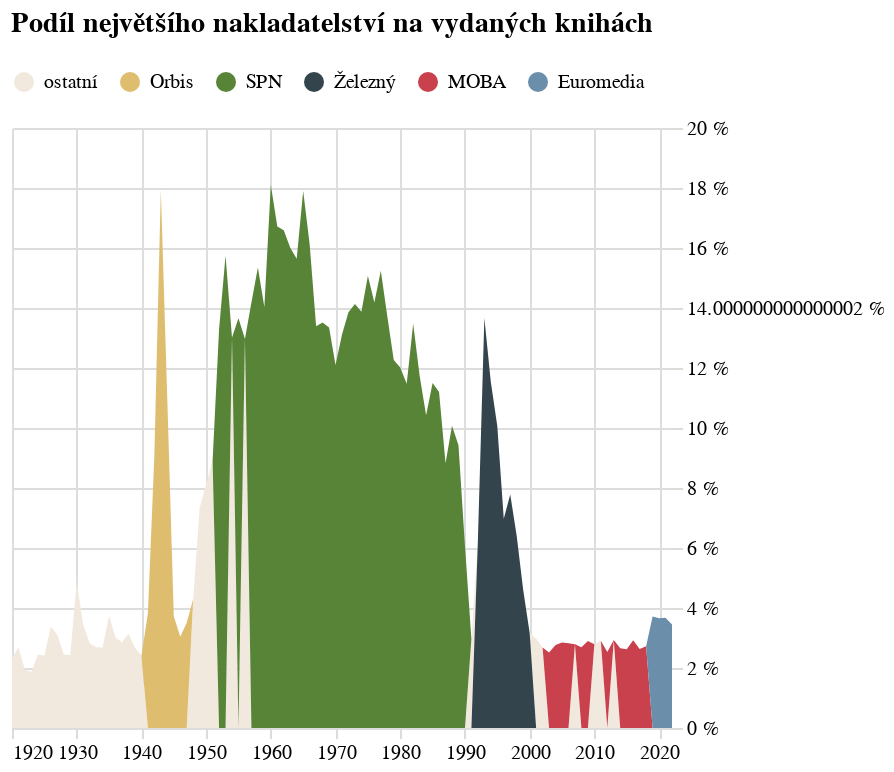

Notebook cell for this chart:
### Code cell
graf_nejvesi = alt.Chart(result, title={'text': titulek2}, width=330).mark_area(width=3).encode(
    alt.X("rok:T", 
          title=None,
          axis=alt.Axis(domainOpacity=0, tickColor='#DCDDD6')
    ),
    alt.Y('podíl:Q', 
          axis=alt.Axis(domainOpacity=0, tickColor='#DCDDD6', orient='right', labelExpr="datum.label * 100 + ' %'"), 
          title=None
    ),
    alt.Color("nakladatel:N", 
              scale=alt.Scale(range=['#F2E9DE', '#DFBD6E', '#588438', '#33444C', '#C8414D', '#6B8EAA']), ## '# ['#a7ddd6','#001f80','#e6e6e4','#e5db00','#e49996','#9cc002']), 
              title=None,
               sort=razeni,
              legend=alt.Legend(orient="top")
    )).configure_view(stroke='transparent')

graf_nejvesi

### Figure 1 — Vega-Lite specification as saved in the notebook (floating-point values rounded to 4 significant figures)
{"config": {"title": {"font": "Noticia Text", "fontSize": 14, "anchor": "start", "fontWeight": "bolder", "subtitleFont": "Noticia Text", "subtitleFontSize": 12, "subtitleFontWeight": "lighter", "subtitlePadding": 12, "dy": -12}, "axis": {"labelFont": "Asap", "titleFont": "Asap", "fontWeight": "lighter", "titleFontWeight": "lighter", "labelFontSize": 10, "titleFontSize": 10, "labelPadding": 2, "titlePadding": 10}, "legend": {"labelFont": "Asap", "labelFontWeight": "normal", "titleFont": "Asap", "titleFontWeight": "normal", "labelFontSize": 10, "titleFontSize": 10}, "view": {"stroke": "transparent"}}, "data": {"name": "data-134c66186c1f41b4d0949048c308bc87"}, "mark": {"type": "area", "width": 3}, "encoding": {"color": {"field": "nakladatel", "legend": {"orient": "top"}, "scale": {"range": ["#F2E9DE", "#DFBD6E", "#588438", "#33444C", "#C8414D", "#6B8EAA"]}, "sort": ["ostatní", "Orbis", "SPN", "Železný", "MOBA", "Euromedia"], "title": null, "type": "nominal"}, "x": {"axis": {"domainOpacity": 0, "tickColor": "#DCDDD6"}, "field": "rok", "title": null, "type": "temporal"}, "y": {"axis": {"domainOpacity": 0, "labelExpr": "datum.label * 100 + ' %'", "orient": "right", "tickColor": "#DCDDD6"}, "field": "podíl", "title": null, "type": "quantitative"}}, "title": {"text": "Podíl největšího nakladatelství na vydaných knihách"}, "width": 330, "$schema": "https://vega.github.io/schema/vega-lite/v5.8.0.json", "datasets": {"data-134c66186c1f41b4d0949048c308bc87": [{"nakladatel": "ostatní", "rok": "1920-01-01T00:00:00", "knih": 92, "celkem": 3938, "podíl": 0.02336}, {"nakladatel": "ostatní", "rok": "1921-01-01T00:00:00", "knih": 93, "celkem": 3465, "podíl": 0.02684}, {"nakladatel": "ostatní", "rok": "1922-01-01T00:00:00", "knih": 75, "celkem": 3856, "podíl": 0.01945}, {"nakladatel": "ostatní", "rok": "1923-01-01T00:00:00", "knih": 72, "celkem": 3847, "podíl": 0.01872}, {"nakladatel": "ostatní", "rok": "1924-01-01T00:00:00", "knih": 104, "celkem": 4245, "podíl": 0.0245}, {"nakladatel": "ostatní", "rok": "1925-01-01T00:00:00", "knih": 112, "celkem": 4646, "podíl": 0.02411}, {"nakladatel": "ostatní", "rok": "1926-01-01T00:00:00", "knih": 140, "celkem": 4150, "podíl": 0.03373}, {"nakladatel": "ostatní", "rok": "1927-01-01T00:00:00", "knih": 123, "celkem": 3954, "podíl": 0.03111}, {"nakladatel": "ostatní", "rok": "1928-01-01T00:00:00", "knih": 103, "celkem": 4207, "podíl": 0.02448}, {"nakladatel": "ostatní", "rok": "1929-01-01T00:00:00", "knih": 103, "celkem": 4240, "podíl": 0.02429}, {"nakladatel": "ostatní", "rok": "1930-01-01T00:00:00", "knih": 237, "celkem": 4853, "podíl": 0.04884}, {"nakladatel": "ostatní", "rok": "1931-01-01T00:00:00", "knih": 147, "celkem": 4274, "podíl": 0.03439}, {"nakladatel": "ostatní", "rok": "1932-01-01T00:00:00", "knih": 112, "celkem": 3963, "podíl": 0.02826}, {"nakladatel": "ostatní", "rok": "1933-01-01T00:00:00", "knih": 107, "celkem": 3970, "podíl": 0.02695}, {"nakladatel": "ostatní", "rok": "1934-01-01T00:00:00", "knih": 109, "celkem": 4068, "podíl": 0.02679}, {"nakladatel": "ostatní", "rok": "1935-01-01T00:00:00", "knih": 162, "celkem": 4335, "podíl": 0.03737}, {"nakladatel": "ostatní", "rok": "1936-01-01T00:00:00", "knih": 149, "celkem": 4935, "podíl": 0.03019}, {"nakladatel": "ostatní", "rok": "1937-01-01T00:00:00", "knih": 146, "celkem": 5128, "podíl": 0.02847}, {"nakladatel": "ostatní", "rok": "1938-01-01T00:00:00", "knih": 136, "celkem": 4334, "podíl": 0.03138}, {"nakladatel": "ostatní", "rok": "1939-01-01T00:00:00", "knih": 92, "celkem": 3432, "podíl": 0.02681}, {"nakladatel": "ostatní", "rok": "1940-01-01T00:00:00", "knih": 107, "celkem": 4443, "podíl": 0.02408}, {"nakladatel": "Orbis", "rok": "1941-01-01T00:00:00", "knih": 161, "celkem": 4214, "podíl": 0.03821}, {"nakladatel": "Orbis", "rok": "1942-01-01T00:00:00", "knih": 204, "celkem": 2244, "podíl": 0.09091}, {"nakladatel": "Orbis", "rok": "1943-01-01T00:00:00", "knih": 332, "celkem": 1850, "podíl": 0.1795}, {"nakladatel": "Orbis", "rok": "1944-01-01T00:00:00", "knih": 240, "celkem": 2187, "podíl": 0.1097}, {"nakladatel": "Orbis", "rok": "1945-01-01T00:00:00", "knih": 85, "celkem": 2281, "podíl": 0.03726}, {"nakladatel": "Orbis", "rok": "1946-01-01T00:00:00", "knih": 143, "celkem": 4701, "podíl": 0.03042}, {"nakladatel": "Orbis", "rok": "1947-01-01T00:00:00", "knih": 180, "celkem": 5127, "podíl": 0.03511}, {"nakladatel": "ostatní", "rok": "1948-01-01T00:00:00", "knih": 189, "celkem": 4407, "podíl": 0.04289}, {"nakladatel": "ostatní", "rok": "1949-01-01T00:00:00", "knih": 209, "celkem": 2847, "podíl": 0.07341}, {"nakladatel": "ostatní", "rok": "1950-01-01T00:00:00", "knih": 237, "celkem": 2916, "podíl": 0.08128}, {"nakladatel": "ostatní", "rok": "1951-01-01T00:00:00", "knih": 301, "celkem": 3381, "podíl": 0.08903}, {"nakladatel": "SPN", "rok": "1952-01-01T00:00:00", "knih": 439, "celkem": 3304, "podíl": 0.1329}, {"nakladatel": "SPN", "rok": "1953-01-01T00:00:00", "knih": 605, "celkem": 3842, "podíl": 0.1575}, {"nakladatel": "ostatní", "rok": "1954-01-01T00:00:00", "knih": 517, "celkem": 3971, "podíl": 0.1302}, {"nakladatel": "SPN", "rok": "1955-01-01T00:00:00", "knih": 510, "celkem": 3733, "podíl": 0.1366}, {"nakladatel": "ostatní", "rok": "1956-01-01T00:00:00", "knih": 499, "celkem": 3849, "podíl": 0.1296}, {"nakladatel": "SPN", "rok": "1957-01-01T00:00:00", "knih": 518, "celkem": 3652, "podíl": 0.1418}, {"nakladatel": "SPN", "rok": "1958-01-01T00:00:00", "knih": 605, "celkem": 3941, "podíl": 0.1535}, {"nakladatel": "SPN", "rok": "1959-01-01T00:00:00", "knih": 586, "celkem": 4175, "podíl": 0.1404}, {"nakladatel": "SPN", "rok": "1960-01-01T00:00:00", "knih": 782, "celkem": 4321, "podíl": 0.181}, {"nakladatel": "SPN", "rok": "1961-01-01T00:00:00", "knih": 727, "celkem": 4349, "podíl": 0.1672}, {"nakladatel": "SPN", "rok": "1962-01-01T00:00:00", "knih": 687, "celkem": 4140, "podíl": 0.1659}, {"nakladatel": "SPN", "rok": "1963-01-01T00:00:00", "knih": 697, "celkem": 4355, "podíl": 0.16}, {"nakladatel": "SPN", "rok": "1964-01-01T00:00:00", "knih": 655, "celkem": 4188, "podíl": 0.1564}, {"nakladatel": "SPN", "rok": "1965-01-01T00:00:00", "knih": 684, "celkem": 3821, "podíl": 0.179}, {"nakladatel": "SPN", "rok": "1966-01-01T00:00:00", "knih": 635, "celkem": 3939, "podíl": 0.1612}, {"nakladatel": "SPN", "rok": "1967-01-01T00:00:00", "knih": 509, "celkem": 3800, "podíl": 0.1339}, {"nakladatel": "SPN", "rok": "1968-01-01T00:00:00", "knih": 522, "celkem": 3861, "podíl": 0.1352}, {"nakladatel": "SPN", "rok": "1969-01-01T00:00:00", "knih": 515, "celkem": 3857, "podíl": 0.1335}, {"nakladatel": "SPN", "rok": "1970-01-01T00:00:00", "knih": 499, "celkem": 4123, "podíl": 0.121}, {"nakladatel": "SPN", "rok": "1971-01-01T00:00:00", "knih": 530, "celkem": 4041, "podíl": 0.1312}, {"nakladatel": "SPN", "rok": "1972-01-01T00:00:00", "knih": 547, "celkem": 3946, "podíl": 0.1386}, {"nakladatel": "SPN", "rok": "1973-01-01T00:00:00", "knih": 554, "celkem": 3920, "podíl": 0.1413}, {"nakladatel": "SPN", "rok": "1974-01-01T00:00:00", "knih": 563, "celkem": 4058, "podíl": 0.1387}, {"nakladatel": "SPN", "rok": "1975-01-01T00:00:00", "knih": 627, "celkem": 4159, "podíl": 0.1508}, {"nakladatel": "SPN", "rok": "1976-01-01T00:00:00", "knih": 602, "celkem": 4244, "podíl": 0.1418}, {"nakladatel": "SPN", "rok": "1977-01-01T00:00:00", "knih": 636, "celkem": 4173, "podíl": 0.1524}, {"nakladatel": "SPN", "rok": "1978-01-01T00:00:00", "knih": 580, "celkem": 4226, "podíl": 0.1372}, {"nakladatel": "SPN", "rok": "1979-01-01T00:00:00", "knih": 543, "celkem": 4428, "podíl": 0.1226}, {"nakladatel": "SPN", "rok": "1980-01-01T00:00:00", "knih": 546, "celkem": 4545, "podíl": 0.1201}, {"nakladatel": "SPN", "rok": "1981-01-01T00:00:00", "knih": 505, "celkem": 4401, "podíl": 0.1147}, {"nakladatel": "SPN", "rok": "1982-01-01T00:00:00", "knih": 614, "celkem": 4557, "podíl": 0.1347}, {"nakladatel": "SPN", "rok": "1983-01-01T00:00:00", "knih": 537, "celkem": 4573, "podíl": 0.1174}, {"nakladatel": "SPN", "rok": "1984-01-01T00:00:00", "knih": 502, "celkem": 4817, "podíl": 0.1042}, {"nakladatel": "SPN", "rok": "1985-01-01T00:00:00", "knih": 544, "celkem": 4732, "podíl": 0.115}, {"nakladatel": "SPN", "rok": "1986-01-01T00:00:00", "knih": 547, "celkem": 4884, "podíl": 0.112}, {"nakladatel": "SPN", "rok": "1987-01-01T00:00:00", "knih": 438, "celkem": 4961, "podíl": 0.08829}, {"nakladatel": "SPN", "rok": "1988-01-01T00:00:00", "knih": 510, "celkem": 5062, "podíl": 0.1008}, {"nakladatel": "SPN", "rok": "1989-01-01T00:00:00", "knih": 482, "celkem": 5115, "podíl": 0.09423}, {"nakladatel": "SPN", "rok": "1990-01-01T00:00:00", "knih": 329, "celkem": 5407, "podíl": 0.06085}, {"nakladatel": "ostatní", "rok": "1991-01-01T00:00:00", "knih": 179, "celkem": 6039, "podíl": 0.02964}, {"nakladatel": "Železný", "rok": "1992-01-01T00:00:00", "knih": 419, "celkem": 6710, "podíl": 0.06244}, {"nakladatel": "Železný", "rok": "1993-01-01T00:00:00", "knih": 1025, "celkem": 7498, "podíl": 0.1367}, {"nakladatel": "Železný", "rok": "1994-01-01T00:00:00", "knih": 902, "celkem": 7820, "podíl": 0.1153}, {"nakladatel": "Železný", "rok": "1995-01-01T00:00:00", "knih": 863, "celkem": 8575, "podíl": 0.1006}, {"nakladatel": "Železný", "rok": "1996-01-01T00:00:00", "knih": 633, "celkem": 9071, "podíl": 0.06978}, {"nakladatel": "Železný", "rok": "1997-01-01T00:00:00", "knih": 741, "celkem": 9523, "podíl": 0.07781}, {"nakladatel": "Železný", "rok": "1998-01-01T00:00:00", "knih": 617, "celkem": 9639, "podíl": 0.06401}, {"nakladatel": "Železný", "rok": "1999-01-01T00:00:00", "knih": 462, "celkem": 10024, "podíl": 0.04609}, {"nakladatel": "Železný", "rok": "2000-01-01T00:00:00", "knih": 339, "celkem": 10676, "podíl": 0.03175}, {"nakladatel": "ostatní", "rok": "2001-01-01T00:00:00", "knih": 315, "celkem": 10569, "podíl": 0.0298}, {"nakladatel": "ostatní", "rok": "2002-01-01T00:00:00", "knih": 286, "celkem": 10646, "podíl": 0.02686}, {"nakladatel": "MOBA", "rok": "2003-01-01T00:00:00", "knih": 277, "celkem": 10998, "podíl": 0.02519}, {"nakladatel": "MOBA", "rok": "2004-01-01T00:00:00", "knih": 312, "celkem": 11292, "podíl": 0.02763}, {"nakladatel": "MOBA", "rok": "2005-01-01T00:00:00", "knih": 330, "celkem": 11583, "podíl": 0.02849}, {"nakladatel": "MOBA", "rok": "2006-01-01T00:00:00", "knih": 346, "celkem": 12261, "podíl": 0.02822}, {"nakladatel": "ostatní", "rok": "2007-01-01T00:00:00", "knih": 361, "celkem": 12941, "podíl": 0.0279}, {"nakladatel": "MOBA", "rok": "2008-01-01T00:00:00", "knih": 363, "celkem": 13499, "podíl": 0.02689}, {"nakladatel": "MOBA", "rok": "2009-01-01T00:00:00", "knih": 368, "celkem": 12698, "podíl": 0.02898}, {"nakladatel": "ostatní", "rok": "2010-01-01T00:00:00", "knih": 366, "celkem": 13117, "podíl": 0.0279}, {"nakladatel": "ostatní", "rok": "2011-01-01T00:00:00", "knih": 378, "celkem": 12993, "podíl": 0.02909}, {"nakladatel": "MOBA", "rok": "2012-01-01T00:00:00", "knih": 329, "celkem": 12972, "podíl": 0.02536}, {"nakladatel": "ostatní", "rok": "2013-01-01T00:00:00", "knih": 378, "celkem": 12881, "podíl": 0.02935}, {"nakladatel": "MOBA", "rok": "2014-01-01T00:00:00", "knih": 347, "celkem": 13039, "podíl": 0.02661}, {"nakladatel": "MOBA", "rok": "2015-01-01T00:00:00", "knih": 349, "celkem": 13307, "podíl": 0.02623}, {"nakladatel": "MOBA", "rok": "2016-01-01T00:00:00", "knih": 372, "celkem": 12715, "podíl": 0.02926}, {"nakladatel": "MOBA", "rok": "2017-01-01T00:00:00", "knih": 332, "celkem": 12595, "podíl": 0.02636}, {"nakladatel": "MOBA", "rok": "2018-01-01T00:00:00", "knih": 354, "celkem": 12982, "podíl": 0.02727}, {"nakladatel": "Euromedia", "rok": "2019-01-01T00:00:00", "knih": 470, "celkem": 12651, "podíl": 0.03715}, {"nakladatel": "Euromedia", "rok": "2020-01-01T00:00:00", "knih": 427, "celkem": 11670, "podíl": 0.03659}, {"nakladatel": "Euromedia", "rok": "2021-01-01T00:00:00", "knih": 445, "celkem": 12096, "podíl": 0.03679}, {"nakladatel": "Euromedia", "rok": "2022-01-01T00:00:00", "knih": 429, "celkem": 12424, "podíl": 0.03453}]}}
